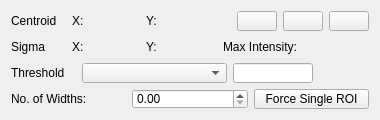
<?xml version="1.0" encoding="UTF-8"?>
<ui version="4.0">
 <class>Form</class>
 <widget class="QWidget" name="Form">
  <property name="geometry">
   <rect>
    <x>0</x>
    <y>0</y>
    <width>380</width>
    <height>120</height>
   </rect>
  </property>
  <property name="minimumSize">
   <size>
    <width>370</width>
    <height>120</height>
   </size>
  </property>
  <property name="maximumSize">
   <size>
    <width>380</width>
    <height>133</height>
   </size>
  </property>
  <property name="windowTitle">
   <string>Centroid Tracker</string>
  </property>
  <layout class="QVBoxLayout" name="verticalLayout">
   <item>
    <layout class="QHBoxLayout" name="horizontalLayout">
     <item>
      <widget class="QLabel" name="label_2">
       <property name="sizePolicy">
        <sizepolicy hsizetype="Preferred" vsizetype="Preferred">
         <horstretch>0</horstretch>
         <verstretch>0</verstretch>
        </sizepolicy>
       </property>
       <property name="minimumSize">
        <size>
         <width>55</width>
         <height>0</height>
        </size>
       </property>
       <property name="maximumSize">
        <size>
         <width>55</width>
         <height>16777215</height>
        </size>
       </property>
       <property name="text">
        <string>Centroid</string>
       </property>
      </widget>
     </item>
     <item>
      <widget class="QLabel" name="label">
       <property name="text">
        <string>X:</string>
       </property>
      </widget>
     </item>
     <item>
      <widget class="PyDMLabel" name="centroid_x_label">
       <property name="minimumSize">
        <size>
         <width>50</width>
         <height>0</height>
        </size>
       </property>
       <property name="maximumSize">
        <size>
         <width>60</width>
         <height>16777215</height>
        </size>
       </property>
       <property name="toolTip">
        <string/>
       </property>
       <property name="precision">
        <number>0</number>
       </property>
       <property name="showUnits">
        <bool>false</bool>
       </property>
       <property name="precisionFromPV">
        <bool>true</bool>
       </property>
       <property name="alarmSensitiveContent">
        <bool>false</bool>
       </property>
       <property name="alarmSensitiveBorder">
        <bool>true</bool>
       </property>
       <property name="PyDMToolTip">
        <string/>
       </property>
       <property name="channel">
        <string>ca://${cam_prefix}${stat_plugin}${suffix_centroid_x}</string>
       </property>
       <property name="enableRichText">
        <bool>false</bool>
       </property>
      </widget>
     </item>
     <item>
      <widget class="QLabel" name="label_3">
       <property name="text">
        <string>Y:</string>
       </property>
      </widget>
     </item>
     <item>
      <widget class="PyDMLabel" name="centroid_y_label">
       <property name="minimumSize">
        <size>
         <width>50</width>
         <height>0</height>
        </size>
       </property>
       <property name="maximumSize">
        <size>
         <width>60</width>
         <height>16777215</height>
        </size>
       </property>
       <property name="toolTip">
        <string/>
       </property>
       <property name="precision">
        <number>0</number>
       </property>
       <property name="showUnits">
        <bool>false</bool>
       </property>
       <property name="precisionFromPV">
        <bool>true</bool>
       </property>
       <property name="alarmSensitiveContent">
        <bool>false</bool>
       </property>
       <property name="alarmSensitiveBorder">
        <bool>true</bool>
       </property>
       <property name="PyDMToolTip">
        <string/>
       </property>
       <property name="channel">
        <string>ca://${cam_prefix}${stat_plugin}${suffix_centroid_y}</string>
       </property>
       <property name="enableRichText">
        <bool>false</bool>
       </property>
      </widget>
     </item>
     <item>
      <spacer name="horizontalSpacer">
       <property name="orientation">
        <enum>Qt::Horizontal</enum>
       </property>
       <property name="sizeHint" stdset="0">
        <size>
         <width>40</width>
         <height>20</height>
        </size>
       </property>
      </spacer>
     </item>
     <item>
      <widget class="ColorButton" name="centroid_color_button">
       <property name="minimumSize">
        <size>
         <width>40</width>
         <height>0</height>
        </size>
       </property>
       <property name="maximumSize">
        <size>
         <width>45</width>
         <height>16777215</height>
        </size>
       </property>
       <property name="toolTip">
        <string>Change centroid marker color</string>
       </property>
       <property name="text">
        <string/>
       </property>
      </widget>
     </item>
     <item>
      <widget class="QPushButton" name="centroid_style_button">
       <property name="minimumSize">
        <size>
         <width>40</width>
         <height>0</height>
        </size>
       </property>
       <property name="maximumSize">
        <size>
         <width>45</width>
         <height>16777215</height>
        </size>
       </property>
       <property name="toolTip">
        <string>Change centroid line style and width</string>
       </property>
       <property name="text">
        <string/>
       </property>
      </widget>
     </item>
     <item>
      <widget class="QPushButton" name="centroid_visibility_button">
       <property name="minimumSize">
        <size>
         <width>40</width>
         <height>0</height>
        </size>
       </property>
       <property name="maximumSize">
        <size>
         <width>45</width>
         <height>16777215</height>
        </size>
       </property>
       <property name="toolTip">
        <string>Toggle centroid marker visibility</string>
       </property>
       <property name="text">
        <string/>
       </property>
      </widget>
     </item>
    </layout>
   </item>
   <item>
    <layout class="QHBoxLayout" name="horizontalLayout_2">
     <item>
      <widget class="QLabel" name="label_6">
       <property name="sizePolicy">
        <sizepolicy hsizetype="Preferred" vsizetype="Preferred">
         <horstretch>0</horstretch>
         <verstretch>0</verstretch>
        </sizepolicy>
       </property>
       <property name="minimumSize">
        <size>
         <width>55</width>
         <height>0</height>
        </size>
       </property>
       <property name="maximumSize">
        <size>
         <width>55</width>
         <height>16777215</height>
        </size>
       </property>
       <property name="text">
        <string>Sigma</string>
       </property>
      </widget>
     </item>
     <item>
      <widget class="QLabel" name="label_5">
       <property name="sizePolicy">
        <sizepolicy hsizetype="Preferred" vsizetype="Preferred">
         <horstretch>0</horstretch>
         <verstretch>0</verstretch>
        </sizepolicy>
       </property>
       <property name="text">
        <string>X:</string>
       </property>
      </widget>
     </item>
     <item>
      <widget class="PyDMLabel" name="sigma_x_label">
       <property name="minimumSize">
        <size>
         <width>50</width>
         <height>0</height>
        </size>
       </property>
       <property name="maximumSize">
        <size>
         <width>60</width>
         <height>16777215</height>
        </size>
       </property>
       <property name="toolTip">
        <string/>
       </property>
       <property name="precision">
        <number>0</number>
       </property>
       <property name="showUnits">
        <bool>false</bool>
       </property>
       <property name="precisionFromPV">
        <bool>true</bool>
       </property>
       <property name="alarmSensitiveContent">
        <bool>false</bool>
       </property>
       <property name="alarmSensitiveBorder">
        <bool>true</bool>
       </property>
       <property name="PyDMToolTip">
        <string/>
       </property>
       <property name="channel">
        <string>ca://${cam_prefix}${stat_plugin}${suffix_sigma_x}</string>
       </property>
       <property name="enableRichText">
        <bool>false</bool>
       </property>
      </widget>
     </item>
     <item>
      <widget class="QLabel" name="label_4">
       <property name="sizePolicy">
        <sizepolicy hsizetype="Preferred" vsizetype="Preferred">
         <horstretch>0</horstretch>
         <verstretch>0</verstretch>
        </sizepolicy>
       </property>
       <property name="text">
        <string>Y:</string>
       </property>
      </widget>
     </item>
     <item>
      <widget class="PyDMLabel" name="sigma_y_label">
       <property name="minimumSize">
        <size>
         <width>50</width>
         <height>0</height>
        </size>
       </property>
       <property name="maximumSize">
        <size>
         <width>60</width>
         <height>16777215</height>
        </size>
       </property>
       <property name="toolTip">
        <string/>
       </property>
       <property name="precision">
        <number>0</number>
       </property>
       <property name="showUnits">
        <bool>false</bool>
       </property>
       <property name="precisionFromPV">
        <bool>true</bool>
       </property>
       <property name="alarmSensitiveContent">
        <bool>false</bool>
       </property>
       <property name="alarmSensitiveBorder">
        <bool>true</bool>
       </property>
       <property name="PyDMToolTip">
        <string/>
       </property>
       <property name="channel">
        <string>ca://${cam_prefix}${stat_plugin}${suffix_sigma_y}</string>
       </property>
       <property name="enableRichText">
        <bool>false</bool>
       </property>
      </widget>
     </item>
     <item>
      <spacer name="horizontalSpacer_2">
       <property name="orientation">
        <enum>Qt::Horizontal</enum>
       </property>
       <property name="sizeHint" stdset="0">
        <size>
         <width>40</width>
         <height>20</height>
        </size>
       </property>
      </spacer>
     </item>
     <item>
      <widget class="QLabel" name="label_9">
       <property name="sizePolicy">
        <sizepolicy hsizetype="Preferred" vsizetype="Preferred">
         <horstretch>0</horstretch>
         <verstretch>0</verstretch>
        </sizepolicy>
       </property>
       <property name="minimumSize">
        <size>
         <width>90</width>
         <height>0</height>
        </size>
       </property>
       <property name="maximumSize">
        <size>
         <width>90</width>
         <height>16777215</height>
        </size>
       </property>
       <property name="text">
        <string>Max Intensity:</string>
       </property>
      </widget>
     </item>
     <item>
      <widget class="PyDMLabel" name="max_value_label">
       <property name="minimumSize">
        <size>
         <width>50</width>
         <height>0</height>
        </size>
       </property>
       <property name="maximumSize">
        <size>
         <width>60</width>
         <height>16777215</height>
        </size>
       </property>
       <property name="toolTip">
        <string/>
       </property>
       <property name="precision">
        <number>0</number>
       </property>
       <property name="showUnits">
        <bool>false</bool>
       </property>
       <property name="precisionFromPV">
        <bool>true</bool>
       </property>
       <property name="alarmSensitiveContent">
        <bool>false</bool>
       </property>
       <property name="alarmSensitiveBorder">
        <bool>true</bool>
       </property>
       <property name="PyDMToolTip">
        <string/>
       </property>
       <property name="channel">
        <string>ca://${cam_prefix}${stat_plugin}${suffix_max_value}</string>
       </property>
       <property name="enableRichText">
        <bool>false</bool>
       </property>
      </widget>
     </item>
    </layout>
   </item>
   <item>
    <layout class="QHBoxLayout" name="horizontalLayout_4">
     <item>
      <widget class="QLabel" name="label_8">
       <property name="sizePolicy">
        <sizepolicy hsizetype="Preferred" vsizetype="Preferred">
         <horstretch>0</horstretch>
         <verstretch>0</verstretch>
        </sizepolicy>
       </property>
       <property name="minimumSize">
        <size>
         <width>65</width>
         <height>0</height>
        </size>
       </property>
       <property name="maximumSize">
        <size>
         <width>65</width>
         <height>16777215</height>
        </size>
       </property>
       <property name="text">
        <string>Threshold</string>
       </property>
      </widget>
     </item>
     <item>
      <widget class="QComboBox" name="threshold_mode_combo">
       <property name="sizePolicy">
        <sizepolicy hsizetype="MinimumExpanding" vsizetype="Fixed">
         <horstretch>0</horstretch>
         <verstretch>0</verstretch>
        </sizepolicy>
       </property>
       <property name="toolTip">
        <string>Centroid threshold mode</string>
       </property>
      </widget>
     </item>
     <item>
      <widget class="QLineEdit" name="threshold_value_edit">
       <property name="maximumSize">
        <size>
         <width>80</width>
         <height>16777215</height>
        </size>
       </property>
       <property name="toolTip">
        <string>Threshold value; press Enter to apply</string>
       </property>
      </widget>
     </item>
     <item>
      <widget class="PyDMLabel" name="threshold_rbv_label">
       <property name="minimumSize">
        <size>
         <width>50</width>
         <height>0</height>
        </size>
       </property>
       <property name="maximumSize">
        <size>
         <width>60</width>
         <height>16777215</height>
        </size>
       </property>
       <property name="toolTip">
        <string/>
       </property>
       <property name="precision">
        <number>0</number>
       </property>
       <property name="showUnits">
        <bool>false</bool>
       </property>
       <property name="precisionFromPV">
        <bool>true</bool>
       </property>
       <property name="alarmSensitiveContent">
        <bool>false</bool>
       </property>
       <property name="alarmSensitiveBorder">
        <bool>true</bool>
       </property>
       <property name="PyDMToolTip">
        <string/>
       </property>
       <property name="channel">
        <string>ca://${cam_prefix}${stat_plugin}${suffix_centroid_threshold_rbv}</string>
       </property>
       <property name="enableRichText">
        <bool>false</bool>
       </property>
      </widget>
     </item>
    </layout>
   </item>
   <item>
    <layout class="QHBoxLayout" name="horizontalLayout_3">
     <property name="topMargin">
      <number>0</number>
     </property>
     <item>
      <widget class="QLabel" name="label_7">
       <property name="text">
        <string>No. of Widths:</string>
       </property>
      </widget>
     </item>
     <item>
      <widget class="NoScrollDoubleSpinBox" name="roi_multiplier_spinbox"/>
     </item>
     <item>
      <widget class="QPushButton" name="set_roi_button">
       <property name="toolTip">
        <string>Set ROI based on centroid and beam width</string>
       </property>
       <property name="text">
        <string>Force Single ROI</string>
       </property>
      </widget>
     </item>
    </layout>
   </item>
  </layout>
 </widget>
 <customwidgets>
  <customwidget>
   <class>NoScrollDoubleSpinBox</class>
   <extends>QDoubleSpinBox</extends>
   <header>pcdswidgets.imaging.common.overwritten_widgets.pcds_spinbox</header>
  </customwidget>
  <customwidget>
   <class>PyDMLabel</class>
   <extends>QLabel</extends>
   <header>pydm.widgets.label</header>
  </customwidget>
  <customwidget>
   <class>ColorButton</class>
   <extends>QPushButton</extends>
   <header>pcdswidgets.imaging.common.colorselect_button.h</header>
  </customwidget>
 </customwidgets>
 <resources/>
 <connections/>
</ui>
